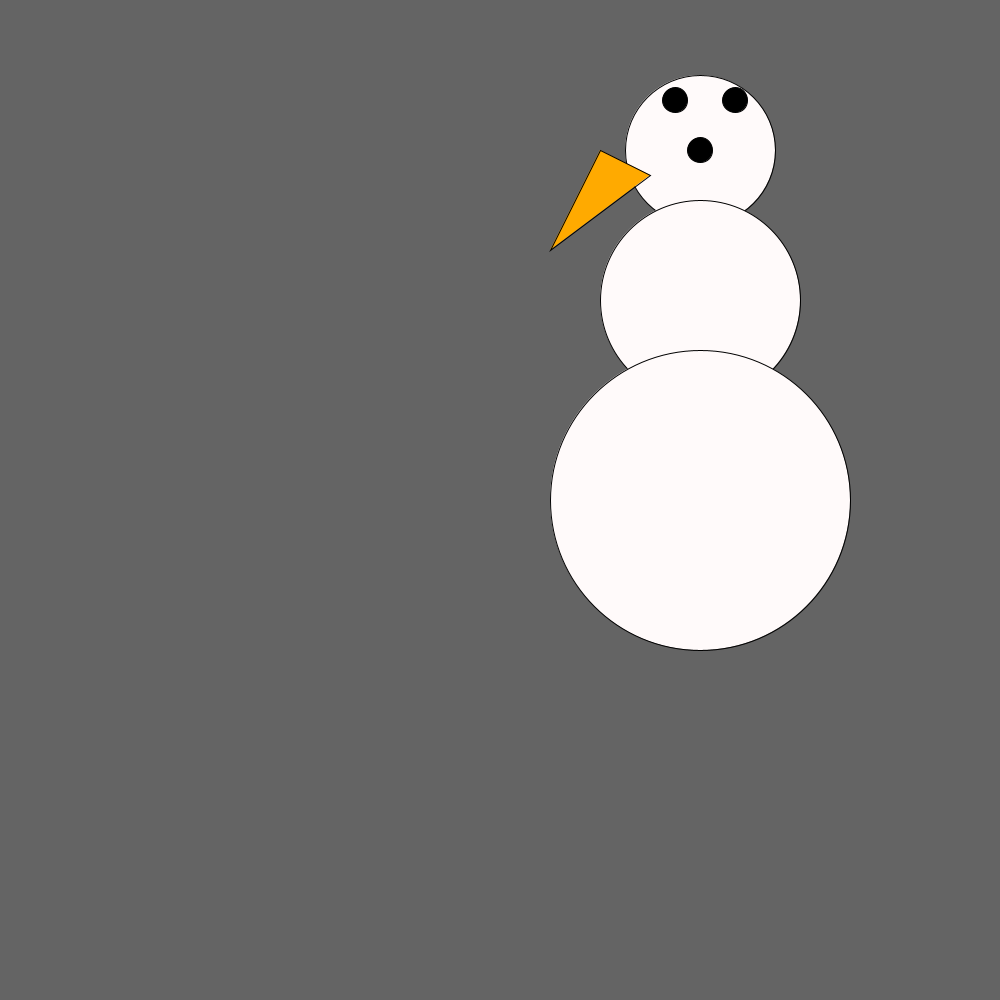
Frame 1 (no input)
Frame 60 (the mouse pressed at the canvas centre just before this capture): identical to frame 1, image omitted
Frame 120 (the mouse held since frame 60 and released just before this capture): identical to frame 1, image omitted

The Processing sketch that drew this single still picture (run headless with seeded random() and noise(); from frame 60 on, the mouse is pressed at the canvas centre):

// Processing sketch: Snowman
// ── Snowman.pde
void setup(){
size(1000,1000);
}
void draw(){
background(100,100,100);
fill(255,250,250);
ellipse(700,150,150,150);
ellipse(700,300,200,200);
ellipse(700,500,300,300);
fill(255,170,0);
triangle(600,150,650,175,550,250);
fill(0,0,0);
ellipse(675,100,25,25);
ellipse(735,100,25,25);
ellipse(700,150,25,25);
}
